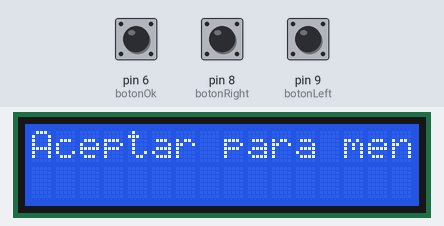
Simulated run of this sketch. Board: Arduino Nano, built with avr-gcc and run on an emulated ATmega328P. On the bench: 16×2 character LCD. The test bench sets the inputs (shaded band); at power-on: pin 6 (botonOk) LOW, pin 8 (botonRight) LOW, pin 9 (botonLeft) LOW.

Above: at 6.2 s.
6.3 s: pin 6 (botonOk) pulled HIGH for 0.15 s
At 6.8 s:
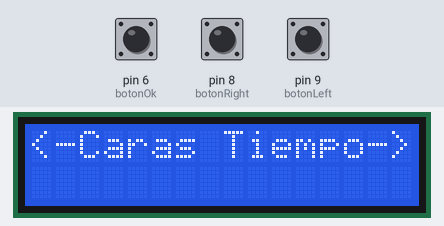
7.9 s: pin 8 (botonRight) pulled HIGH for 0.15 s
At 9.1 s:
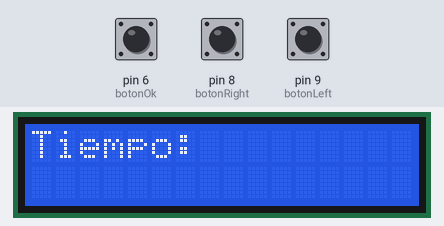
9.5 s: pin 9 (botonLeft) pulled HIGH for 0.15 s
At 10.4 s:
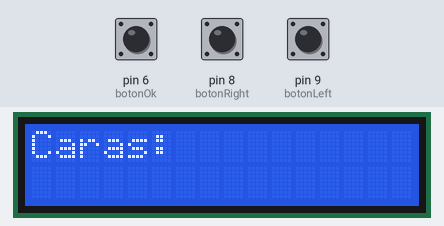
11.1 s: pin 6 (botonOk) pulled HIGH for 1 s
At 11.7 s:
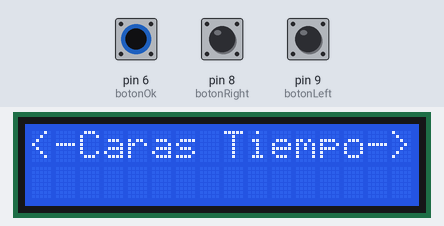
13.6 s: pin 8 (botonRight) pulled HIGH for 1 s
At 14.7 s:
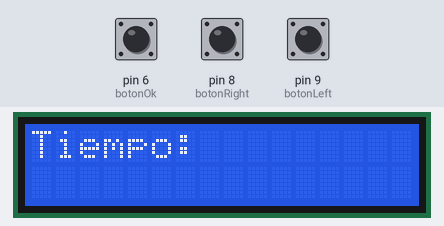
Timing chart, 0 to 16.6 s (numbered marks = the images above; inputs shaded):
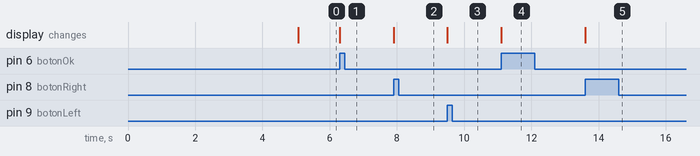

The sketch:

sketch_jan19a.ino
```cpp
#include <LiquidCrystal.h>

LiquidCrystal lcd(12, 11, 5, 4, 3, 2);

// Inicializacion de constantes

// Definimos una cruceta para manejar las opciones
int botonUp = 13;
int botonDown = 7;
int botonRight = 8;
const int botonLeft = 9;
const int botonOk = 6; // Boton para confirmar opcion

int cara1Led = 4; // Cara tapa inferior
int cara2Led = 2; // Cara tapa superior
//int ledRojo = 6; // "Trabajando"
int ledVerde = 5; // "En resposo"
int LDR = A6; // "Sensor luz - apertura maleta"

// Inicializamos las variables

int Caras = 1;
int Minutos = 0;
int Segundos = 0;
int Aceptar = 0;
int Left = 0;
int Right = 0;
int cuentaAtras = 30;
long tiempoTotal = 0;
int valorLDR = 512;
int On = 0;

void setup(){

  // Salidas digitales

  pinMode(cara1Led, OUTPUT);
  pinMode(cara2Led, OUTPUT);
//  pinMode(ledRojo, OUTPUT);
  pinMode(ledVerde, OUTPUT);

  // Entradas para botones

  pinMode(botonUp, INPUT);
  pinMode(botonDown, INPUT);
  pinMode(botonRight, INPUT);
  pinMode(botonLeft, INPUT);

  pinMode(LDR, INPUT);

  lcd.begin(16, 2);
  lcd.print(" Insoladora PCB"); // Mensaje de bienvenida
  delay(5000);
  lcd.clear(); // Borra a los 5sg
  lcd.print("Aceptar para menu");
}

void loop(){

  Aceptar = digitalRead(botonOk);

  if (Aceptar == HIGH){ //Si presionamos OK - Salta al menu (Se puede prescindir de esto y que salte a caras-tiempo
    lcd.clear();
    lcd.setCursor(0,0);
    lcd.print("<-Caras Tiempo->");
  }


  Left = digitalRead(botonLeft);

  if (Left == HIGH){
    lcd.clear();
    lcd.print("Caras: ");
  }

  Right = digitalRead(botonRight);

  if (Right == HIGH){
    lcd.clear();
    lcd.print("Tiempo: ");
  }

}
```

Measured:
- after the input at 6.3 s, the display: changes at once (image 1)
- after the input at 7.9 s, the display: changes at once (image 2)
- after the input at 9.5 s, the display: changes at once (image 3)
- after the input at 11.1 s, the display: changes at once (image 4)
- after the input at 13.6 s, the display: changes at once (image 5)
